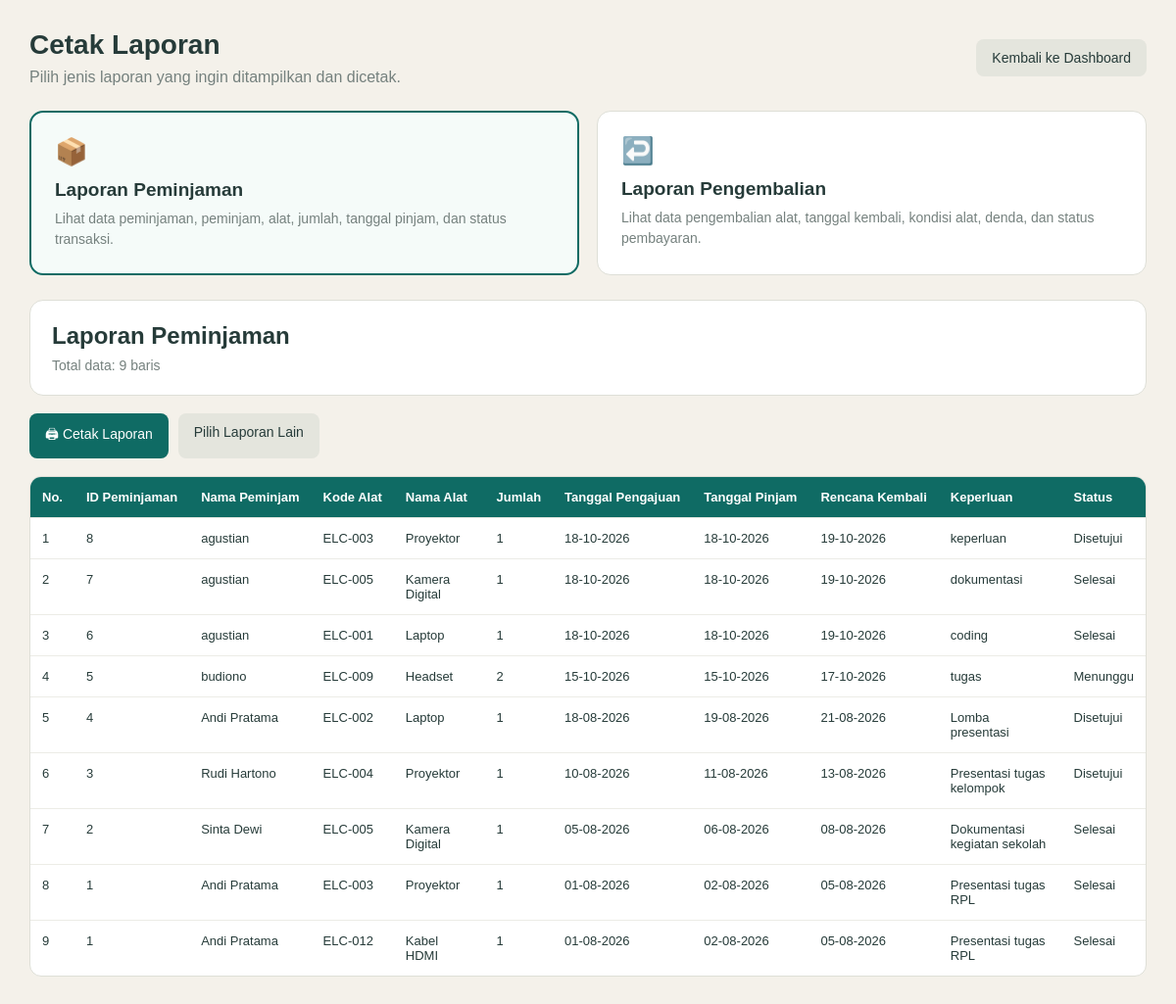
The page /Controller/c_laporan.php?jenis=peminjaman (signed in) on the database as committed earlier.
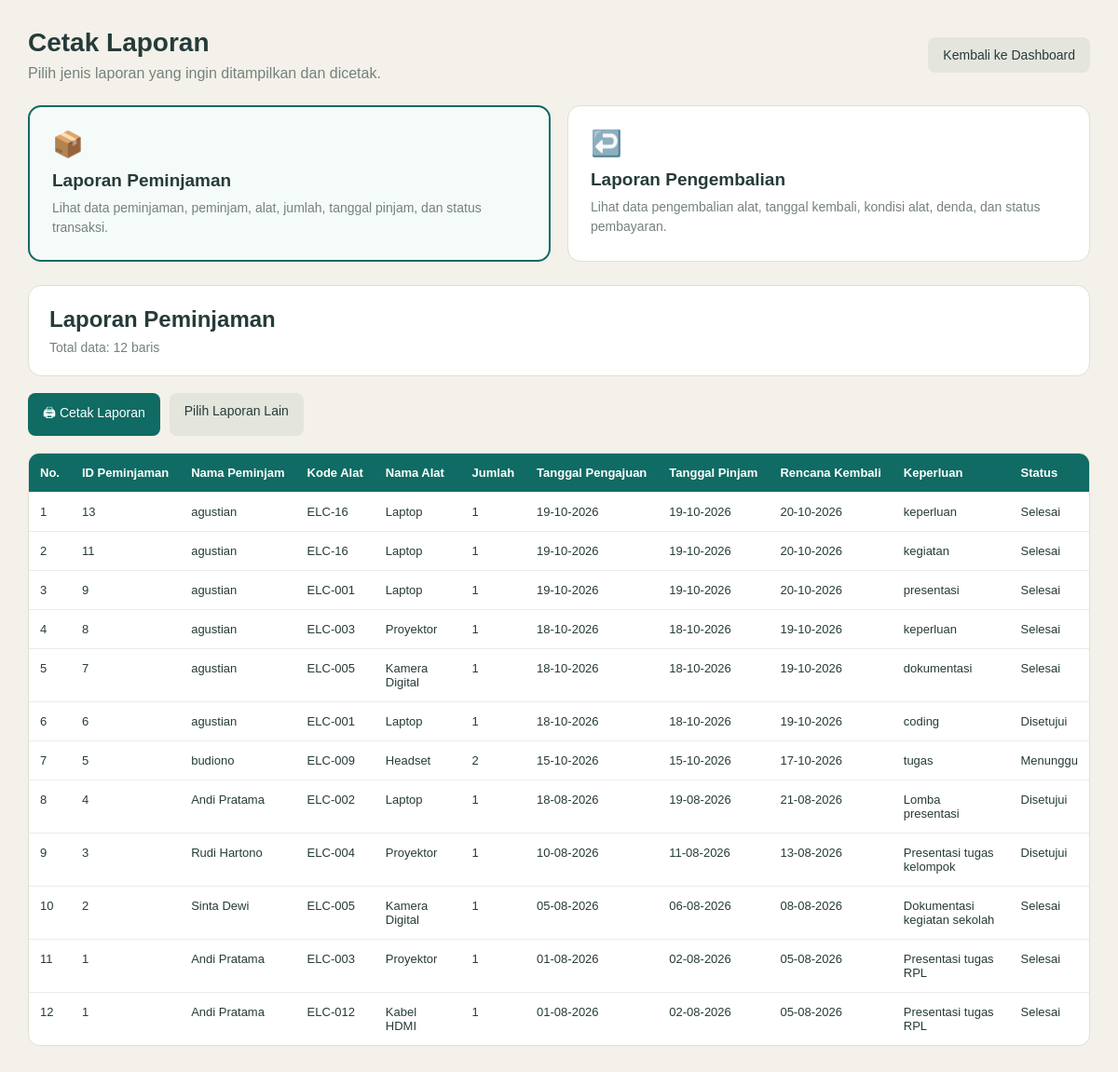
The same page on the database as committed later.
### tables this page shows
CREATE TABLE `peminjaman` (
  `id_peminjaman` int(11) NOT NULL,
  `id_user` int(11) NOT NULL,
  `tanggal_pengajuan` date NOT NULL,
  `tanggal_pinjam` date NOT NULL,
  `tanggal_kembali_rencana` date NOT NULL,
  `keperluan` text DEFAULT NULL,
  `status` enum('menunggu','disetujui','ditolak','selesai') NOT NULL DEFAULT 'menunggu',
  `disetujui_oleh` int(11) DEFAULT NULL,
  `keterangan` text DEFAULT NULL
);

CREATE TABLE `tb_user` (
  `id_user` int(11) NOT NULL,
  `nama` varchar(100) NOT NULL,
  `username` varchar(50) NOT NULL,
  `password` varchar(255) NOT NULL,
  `role` enum('admin','petugas','peminjam') NOT NULL DEFAULT 'peminjam',
  `no_telp` varchar(20) DEFAULT NULL,
  `status_aktif` tinyint(1) NOT NULL DEFAULT 1,
  `created_at` timestamp NOT NULL DEFAULT current_timestamp()
);

CREATE TABLE `alat` (
  `id_alat` int(11) NOT NULL,
  `kode_alat` varchar(20) NOT NULL,
  `nama_alat` varchar(100) NOT NULL,
  `id_kategori` int(11) NOT NULL,
  `merk` varchar(50) DEFAULT NULL,
  `jumlah` int(11) NOT NULL DEFAULT 1,
  `kondisi` enum('baik','rusak_ringan','rusak_berat') NOT NULL DEFAULT 'baik',
  `status` enum('tersedia','dipinjam','tidak_aktif') NOT NULL DEFAULT 'tersedia',
  `deskripsi` text DEFAULT NULL
);

CREATE TABLE `detail_peminjaman` (
  `id_detail` int(11) NOT NULL,
  `id_peminjaman` int(11) NOT NULL,
  `id_alat` int(11) NOT NULL,
  `jumlah` int(11) NOT NULL DEFAULT 1,
  `kondisi_keluar` varchar(50) DEFAULT NULL
);

### Controller/c_laporan.php (called while the page is built, shortened)
<?php
require_once __DIR__ . "/../Model/m_laporan.php";
$jenis = $_GET["jenis"] ?? "";
$model = new m_laporan();
if ($jenis === "peminjaman") {
    $data_laporan = $model->laporan_peminjaman();
} elseif ($jenis === "pengembalian") {
    $data_laporan = $model->laporan_pengembalian();
}
require_once __DIR__ . "/../View/v_laporan.php";
?>

### Model/m_koneksi.php (called while the page is built, shortened)
<?php
class koneksi {
    private $host = "localhost";
    private $username = "root";
    private $pass = "";
    private $db = "pinjamin_electronic";
    function __construct()
    {
        $this->koneksi = mysqli_connect($this->host, $this->username, $this->pass, $this->db);
    }
}
?>

### Model/m_laporan.php (called while the page is built, shortened)
<?php
require_once __DIR__ . "/m_koneksi.php";
class m_laporan {
    private $db;
    public function __construct() {
        $koneksi = new koneksi();
        $this->db = $koneksi->koneksi;
    }
    public function laporan_peminjaman() {
        $sql = "SELECT
                    p.id_peminjaman,
                    u.nama AS nama_peminjam,
                    a.kode_alat,
                    a.nama_alat,
                    dp.jumlah,
                    p.tanggal_pengajuan,
                    p.tanggal_pinjam,
                    p.tanggal_kembali_rencana,
                    p.keperluan,
                    p.status
                FROM peminjaman p
                JOIN tb_user u ON p.id_user = u.id_user
                JOIN detail_peminjaman dp
                    ON p.id_peminjaman = dp.id_peminjaman
                JOIN alat a ON dp.id_alat = a.id_alat
                ORDER BY p.tanggal_pinjam DESC, p.id_peminjaman DESC";
        $result = mysqli_query($this->db, $sql);
        return mysqli_fetch_all($result, MYSQLI_ASSOC);
    }
}
?>

### View/v_laporan.php (the view, shortened to what the changed rows need)
<?php
function e_lap($value) {
    return htmlspecialchars((string)($value ?? "-"), ENT_QUOTES, "UTF-8");
}
function tgl_lap($value) {
    return date("d-m-Y", strtotime($value));
}
$jenis = $jenis ?? "";
$data_laporan = $data_laporan ?? [];
$judul = $jenis === "peminjaman"
    ? "Laporan Peminjaman"
    : "Laporan Pengembalian";
?>
<!DOCTYPE html>
<html lang="id">
<head>
</head>
<body>
<div class="container">
    <div class="header no-print">
        <div>
            <h1>Cetak Laporan</h1>
        </div>
    </div>
    <div class="pilihan no-print">
        <a class="kartu <?= $jenis === "peminjaman" ? "aktif" : "" ?>"
           href="../Controller/c_laporan.php?jenis=peminjaman">
            <h2>Laporan Peminjaman</h2>
        </a>
        <a class="kartu <?= $jenis === "pengembalian" ? "aktif" : "" ?>"
           href="../Controller/c_laporan.php?jenis=pengembalian">
            <h2>Laporan Pengembalian</h2>
        </a>
    </div>
    <?php if ($jenis === ""): ?>
        <div class="panel no-print">
            <h2>Pilih Jenis Laporan</h2>
            <p class="info">
                Klik salah satu pilihan di atas untuk menampilkan
                data laporan. Setelah data muncul, lo bisa mencetaknya.
            </p>
        </div>
    <?php elseif ($jenis === "peminjaman" || $jenis === "pengembalian"): ?>
        <div class="panel">
            <h2><?= e_lap($judul) ?></h2>
            <p class="info">
                Total data: <?= count($data_laporan) ?> baris
            </p>
        </div>
        <div class="actions no-print">
            <button type="button" class="btn" onclick="window.print()">
                🖨 Cetak Laporan
            </button>
            <a class="btn secondary"
               href="../Controller/c_laporan.php">
                Pilih Laporan Lain
            </a>
        </div>
        <div class="table-wrap">
            <table>
                <thead>
                <?php if ($jenis === "peminjaman"): ?>
                    <tr>
                        <th>No.</th>
                        <th>ID Peminjaman</th>
                        <th>Nama Peminjam</th>
                        <th>Kode Alat</th>
                        <th>Nama Alat</th>
                        <th>Jumlah</th>
                        <th>Tanggal Pengajuan</th>
                        <th>Tanggal Pinjam</th>
                        <th>Rencana Kembali</th>
                        <th>Keperluan</th>
                        <th>Status</th>
                    </tr>
                <?php endif; ?>
                </thead>
                <tbody>
                <?php if (empty($data_laporan)): ?>
                    <tr>
                        <td colspan="<?= $jenis === "peminjaman" ? 11 : 12 ?>"
                            class="empty">
                            Belum ada data untuk laporan ini.
                        </td>
                    </tr>
                <?php else: ?>
                    <?php foreach ($data_laporan as $i => $row): ?>
                        <tr>
                            <td><?= $i + 1 ?></td>
                            <?php if ($jenis === "peminjaman"): ?>
                                <td><?= e_lap($row["id_peminjaman"] ?? "-") ?></td>
                                <td><?= e_lap($row["nama_peminjam"] ?? "-") ?></td>
                                <td><?= e_lap($row["kode_alat"] ?? "-") ?></td>
                                <td><?= e_lap($row["nama_alat"] ?? "-") ?></td>
                                <td><?= e_lap($row["jumlah"] ?? 0) ?></td>
                                <td><?= e_lap(tgl_lap($row["tanggal_pengajuan"] ?? null)) ?></td>
                                <td><?= e_lap(tgl_lap($row["tanggal_pinjam"] ?? null)) ?></td>
                                <td><?= e_lap(tgl_lap($row["tanggal_kembali_rencana"] ?? null)) ?></td>
                                <td><?= e_lap($row["keperluan"] ?? "-") ?></td>
                                <td><?= e_lap(ucfirst($row["status"] ?? "-")) ?></td>
                            <?php endif; ?>
                        </tr>
                    <?php endforeach; ?>
                <?php endif; ?>
                </tbody>
            </table>
        </div>
    <?php endif; ?>
</div>
</body>
</html>

Rows that differ between the two databases and show on the page:
added peminjaman: id_peminjaman "13", id_user.nama "agustian", alat.kode_alat "ELC-16", alat.nama_alat "Laptop", detail_peminjaman.jumlah "1", tanggal_pengajuan "19-10-2026", tanggal_pinjam "19-10-2026", tanggal_kembali_rencana "20-10-2026", keperluan "keperluan", status "Selesai"
added peminjaman: id_peminjaman "11", id_user.nama "agustian", alat.kode_alat "ELC-16", alat.nama_alat "Laptop", detail_peminjaman.jumlah "1", tanggal_pengajuan "19-10-2026", tanggal_pinjam "19-10-2026", tanggal_kembali_rencana "20-10-2026", keperluan "kegiatan", status "Selesai"
added peminjaman: id_peminjaman "9", id_user.nama "agustian", alat.kode_alat "ELC-001", alat.nama_alat "Laptop", detail_peminjaman.jumlah "1", tanggal_pengajuan "19-10-2026", tanggal_pinjam "19-10-2026", tanggal_kembali_rencana "20-10-2026", keperluan "presentasi", status "Selesai"
changed peminjaman id 8: status "Disetujui" → "Selesai"
changed peminjaman "coding": status "Selesai" → "Disetujui"
Other text that changed with them:
count($data_laporan): "9" → "12"
